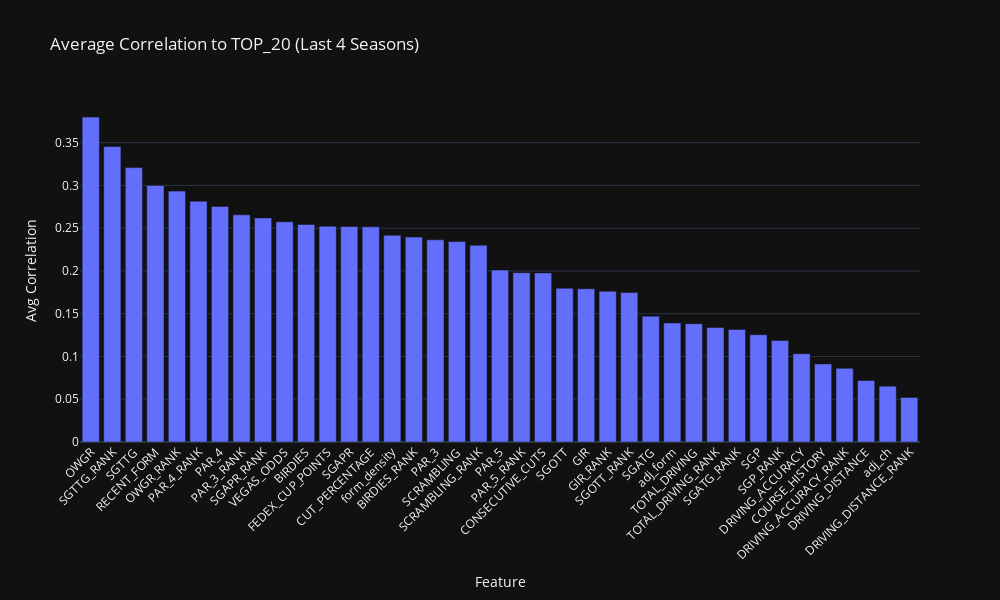

Write notebook code for a chart like this one.
### Markdown cell above
**Average of Last 4 Years**

### Code cell
import pandas as pd
import numpy as np
import plotly.express as px

# === Rebuild correlation matrices for the 4 most recent seasons ===
cor = {}
recent_seasons = sorted(training_df["SEASON"].unique())[-4:]

for season in recent_seasons:
    df_season = training_df[training_df["SEASON"] == season].copy()
    numeric_cols = df_season.select_dtypes(include=["float64", "int64"])
    cor[int(season)] = numeric_cols.corr().abs()

# === Combine into one summary DataFrame ===
cor_df = pd.DataFrame()

for season in recent_seasons:
    df = cor[season].reset_index()
    if "TOP_20" not in df.columns:
        continue
    temp = df[["index", "TOP_20"]].copy()
    temp = temp.rename(columns={"TOP_20": str(season)})
    if cor_df.empty:
        cor_df = temp
    else:
        cor_df = cor_df.merge(temp, on="index", how="outer")

# Drop target and metadata rows
cor_df = cor_df[~cor_df["index"].isin(["TOP_20", "FINAL_POS", "SEASON"])]

# Compute average correlation across seasons
cor_df["AVERAGE"] = cor_df.drop(columns=["index"]).mean(axis=1)
cor_df = cor_df.sort_values(by="AVERAGE", ascending=False)

# === Plotly Bar Chart ===
fig = px.bar(
    cor_df,
    x="index",
    y="AVERAGE",
    title="Average Correlation to TOP_20 (Last 4 Seasons)",
    labels={"index": "Feature", "AVERAGE": "Avg Correlation"},
    template="plotly_dark"
)

fig.update_layout(
    xaxis_tickangle=-45,
    height=600,
    width=1000,
    showlegend=False
)

fig.show()

### Figure 1 — Plotly figure (JSON) as saved in the notebook; plotly's stock layout.template omitted (floating-point values rounded to 4 significant figures)
{"data": [{"hovertemplate": "Feature=%{x}<br>Avg Correlation=%{y}<extra></extra>", "legendgroup": "", "marker": {"color": "#636efa", "pattern": {"shape": ""}}, "name": "", "orientation": "v", "showlegend": false, "textposition": "auto", "type": "bar", "x": ["OWGR", "SGTTG_RANK", "SGTTG", "RECENT_FORM", "OWGR_RANK", "PAR_4_RANK", "PAR_4", "PAR_3_RANK", "SGAPR_RANK", "VEGAS_ODDS", "BIRDIES", "FEDEX_CUP_POINTS", "SGAPR", "CUT_PERCENTAGE", "form_density", "BIRDIES_RANK", "PAR_3", "SCRAMBLING", "SCRAMBLING_RANK", "PAR_5", "PAR_5_RANK", "CONSECUTIVE_CUTS", "SGOTT", "GIR", "GIR_RANK", "SGOTT_RANK", "SGATG", "adj_form", "TOTAL_DRIVING", "TOTAL_DRIVING_RANK", "SGATG_RANK", "SGP", "SGP_RANK", "DRIVING_ACCURACY", "COURSE_HISTORY", "DRIVING_ACCURACY_RANK", "DRIVING_DISTANCE", "adj_ch", "DRIVING_DISTANCE_RANK"], "xaxis": "x", "y": [0.3799, 0.3455, 0.3209, 0.3, 0.2934, 0.2816, 0.2755, 0.2657, 0.262, 0.2576, 0.2543, 0.2523, 0.2521, 0.2516, 0.2417, 0.2396, 0.2364, 0.2343, 0.2301, 0.201, 0.198, 0.1978, 0.1798, 0.1792, 0.1762, 0.1747, 0.1472, 0.1393, 0.1384, 0.134, 0.1317, 0.1255, 0.1187, 0.1033, 0.09134, 0.08617, 0.07189, 0.06534, 0.05212], "yaxis": "y"}], "layout": {"barmode": "relative", "height": 600, "legend": {"tracegroupgap": 0}, "showlegend": false, "title": {"text": "Average Correlation to TOP_20 (Last 4 Seasons)"}, "width": 1000, "xaxis": {"anchor": "y", "domain": [0, 1], "tickangle": -45, "title": {"text": "Feature"}}, "yaxis": {"anchor": "x", "domain": [0, 1], "title": {"text": "Avg Correlation"}}}}
